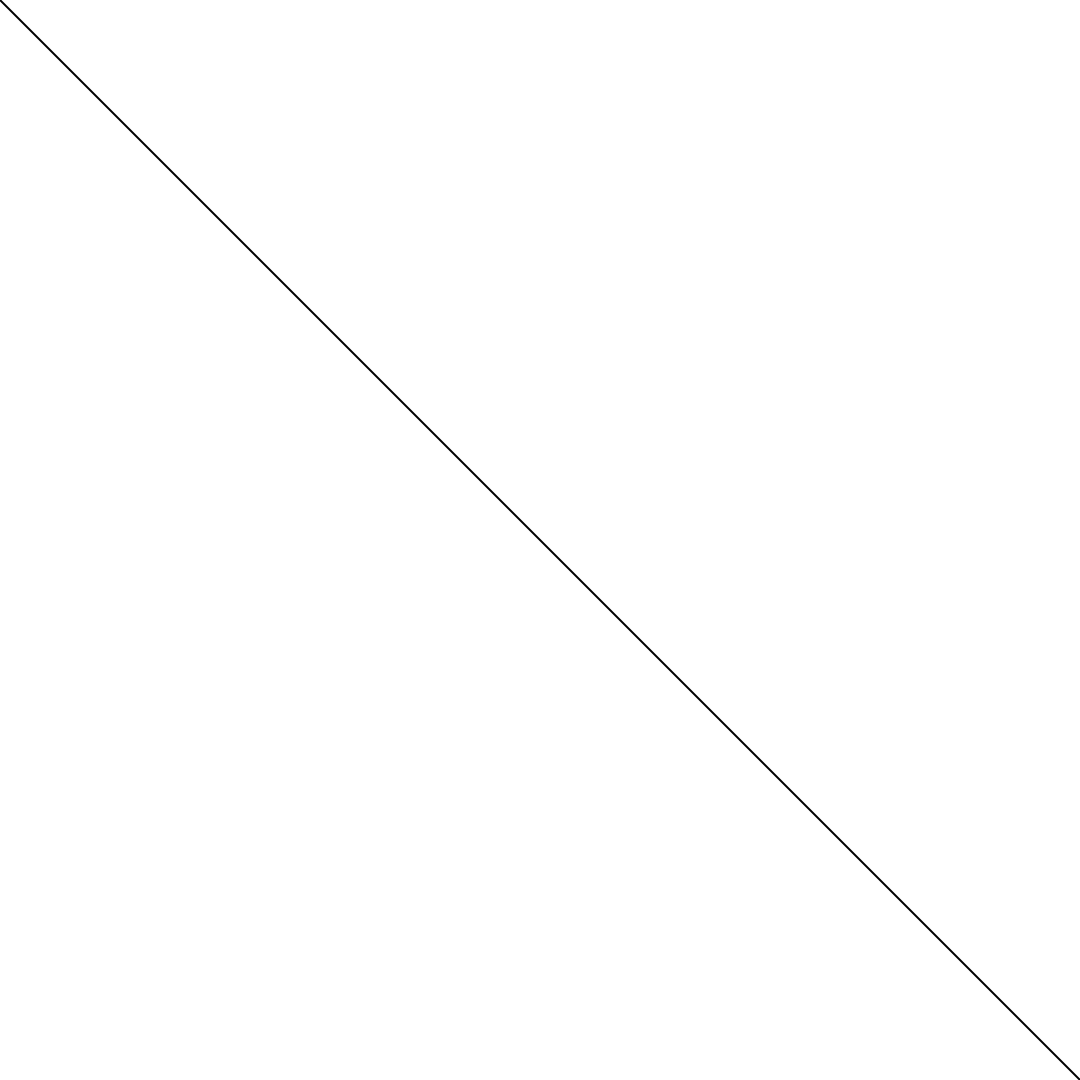
Frame 1 (no input)
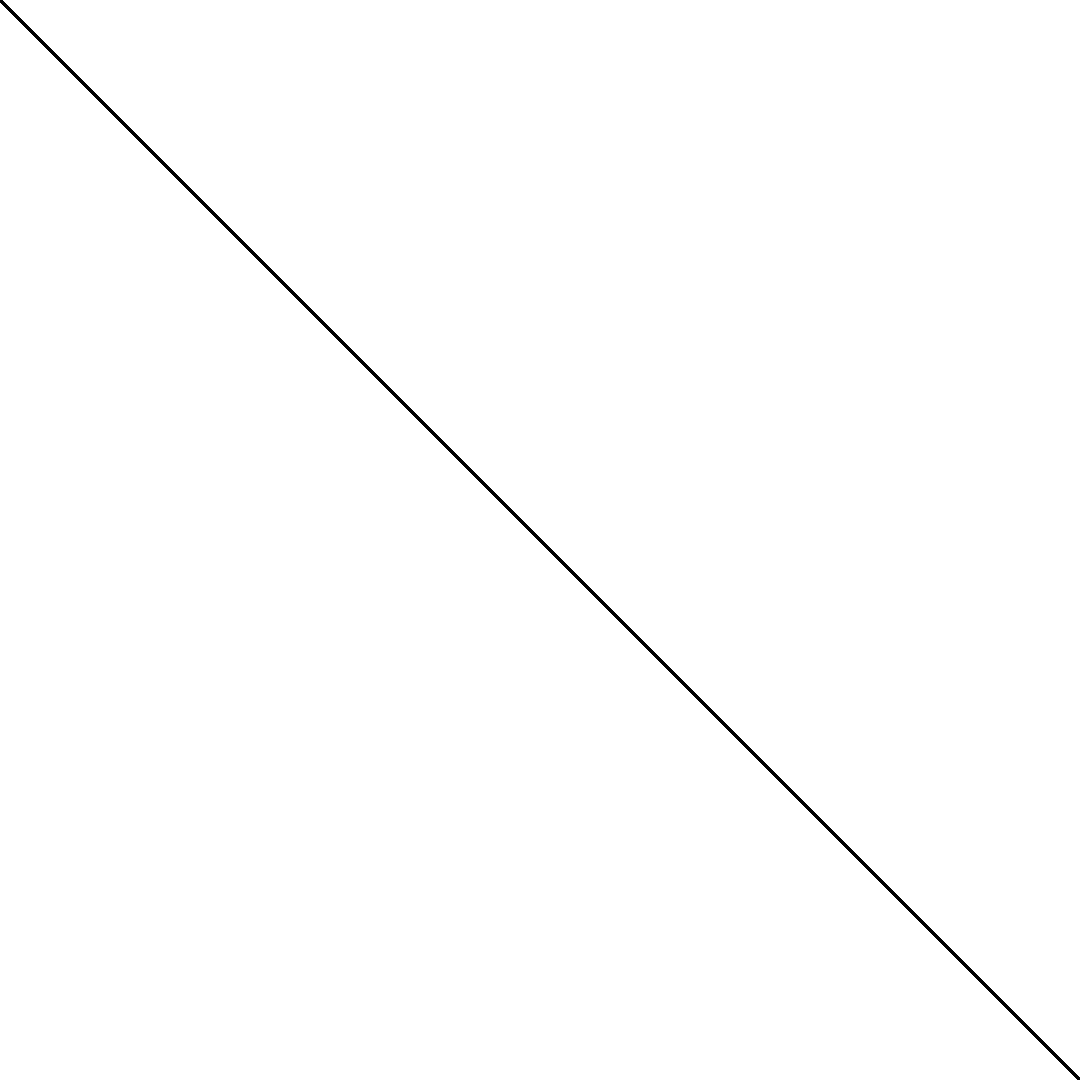
Frame 60 (the mouse pressed at the canvas centre just before this capture)
Frame 120 (the mouse held since frame 60 and released just before this capture): identical to frame 60, image omitted

The Processing sketch that drew these frames (run headless with seeded random() and noise(); from frame 60 on, the mouse is pressed at the canvas centre):

// Processing sketch: week10_alptugan_Truchet_01
// ── week10_alptugan_Truchet_01.pde
boolean isReverseDiagonal;

float xStart;
float yStart;
float xEnd;
float yEnd;

void setup() {
  surface.setLocation(0, 0);
  size(1080, 1080);
  background(255);

  smooth(); 
  
  isReverseDiagonal = false;
  xStart = 0;
  yStart = 0;
  xEnd = width;
  yEnd = height;
 
}


void draw() {
  //background(0,0,0,10); 
  drawDiagonalLine(xStart, yStart, xEnd, yEnd);
}

void drawDiagonalLine(float x1, float y1, float x2, float y2) {
  // Set stroke thickness
  strokeWeight(2);
  
  // Draw Line
  line(x1, y1, x2, y2); 
}
